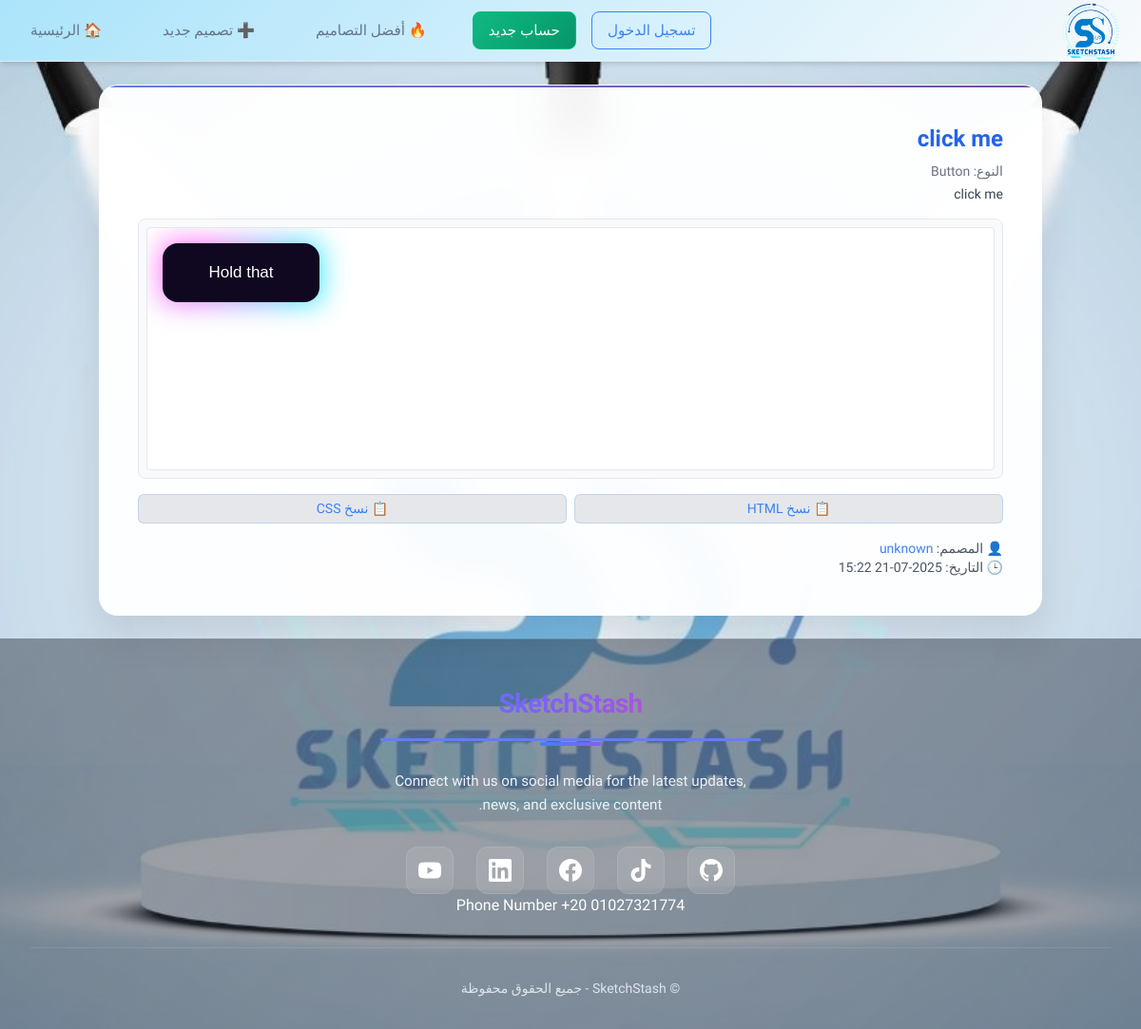
The app's page /design/51/ with its own data.
### designs/models.py (models this page shows, shortened)
class Design(models.Model):
    DESIGN_TYPES = [
        ('button', 'Button'),
        ('card', 'Card'),
        ('navbar', 'Navbar'),
        ('header', 'Header'),
        ('form', 'Form'),
        ('input', 'Input'),
        ('loader', 'Loader'),
        ('radio', 'Radio Button'),
        ('other', 'Other'),
    ]
    name = models.CharField(max_length=100)
    description = models.TextField(blank=True)
    design_type = models.CharField(max_length=20, choices=DESIGN_TYPES)
    html_code = models.TextField()
    css_code = models.TextField()
    creator = models.ForeignKey(User, on_delete=models.CASCADE, related_name='designs')
    created_at = models.DateTimeField(auto_now_add=True)
    likes = models.PositiveIntegerField(default=0)

### designs/views.py (the view)
# urls.py: path('design/<int:pk>/', views.design_detail, name='design_detail'),
def design_detail(request, pk):
    design = get_object_or_404(Design, pk=pk)
    return render(request, 'designs/design_detail.html', {'design': design})

### designs/templates/designs/design_detail.html (shortened to what this page needs)
{% extends 'designs/base.html' %}
{% block content %}
<div class="form-box">
  <h1 class="text-2xl font-bold text-blue-600 mb-2">{{ design.name }}</h1>
  <p class="text-sm text-gray-500 mb-1">النوع: {{ design.get_design_type_display }}</p>
  <p class="text-gray-700 text-sm mb-4">{{ design.description|default:"بدون وصف" }}</p>
  <div class="preview-box">
    <iframe
      id="preview-iframe-{{ design.id }}"
      class="w-full h-64 border rounded bg-white"
      onload="
        const iframe = this;
        const doc = iframe.contentWindow.document;
        doc.open();
        doc.write(`<!DOCTYPE html><html><head><style>{{ design.css_code|escapejs }}</style></head><body style='margin:0;padding:1rem;'>{{ design.html_code|escapejs }}</body></html>`);
        doc.close();
      ">
    </iframe>
  </div>
  <div class="flex gap-2 mb-4">
    <button class="btn-copy" onclick="copyToClipboard(`{{ design.html_code|escapejs }}`)">📋 نسخ HTML</button>
    <button class="btn-copy" onclick="copyToClipboard(`{{ design.css_code|escapejs }}`)">📋 نسخ CSS</button>
  </div>
  <p class="text-sm text-gray-600">
    👤 المصمم:
    <a href="{% url 'designer_profile' design.creator.username %}" class="text-blue-500 hover:underline">
      {{ design.creator.username }}
    </a><br>
    🕒 التاريخ: {{ design.created_at|date:"Y-m-d H:i" }}
  </p>
</div>
{% endblock %}

### designs/static/css/stylebox.css (style rules this page uses)
body { font-family: 'Cairo', sans-serif; background-image: linear-gradient(135deg, #2a5cd100 0%, #edd6d600 100%), url('../images/backg3.jpg') !important; background-size: cover; background-position: center; background-attachment: fixed; }
.btn-copy { flex: 1; display: flex; align-items: center; justify-content: center; gap: 0.5rem; padding: 0.75rem 1rem; font-size: 0.875rem; font-weight: 500; background: rgba(59, 130, 246, 0.1); color: #3b82f6; border: 1px solid rgba(59, 130, 246, 0.2); border-radius: 0.75rem; cursor: pointer; transition: all 0.3s ease; text-decoration: none; white-space: nowrap; overflow: hidden; text-overflow: ellipsis; }
.form-box { background: rgba(255, 255, 255, 0.95); backdrop-filter: blur(20px); border: 1px solid rgba(255, 255, 255, 0.2); border-radius: 20px; padding: 40px; box-shadow: 0 20px 40px rgba(0, 0, 0, 0.1), 0 0 0 1px rgba(255, 255, 255, 0.1) inset; transform: translateY(0); transition: all 0.3s ease; position: relative; overflow: hidden; }
.form-box::before { content: ''; position: absolute; top: 0; left: 0; right: 0; height: 2px; background: linear-gradient(90deg, #667eea, #764ba2, #667eea); background-size: 200% 100%; animation: shimmer 2s ease-in-out infinite; }
.preview-box { background-color: #f9fafb; border: 1px solid #e5e7eb; padding: 0.5rem; border-radius: 0.5rem; overflow: hidden; margin-bottom: 1rem; }
.btn-copy { font-size: 0.875rem; background-color: #e5e7eb; padding: 0.25rem 0.75rem; border-radius: 0.375rem; transition: background-color 0.2s; }

### records on screen
Design: name "click me", design_type "Button", description "click me", creator.username "unknown", created_at "2025-07-21 15:22"
